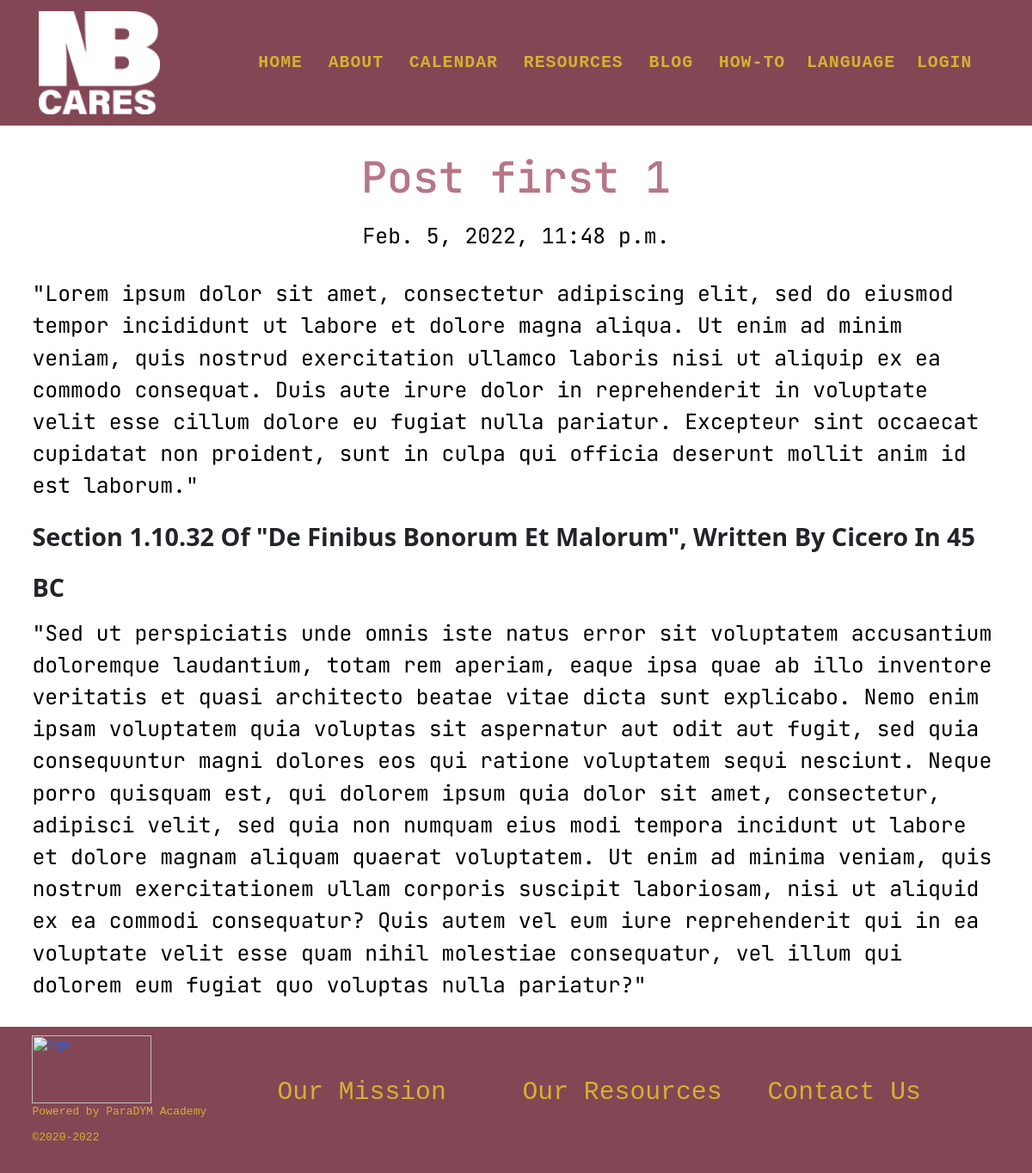
Page /blog/post-1/view/ on the earlier database version.
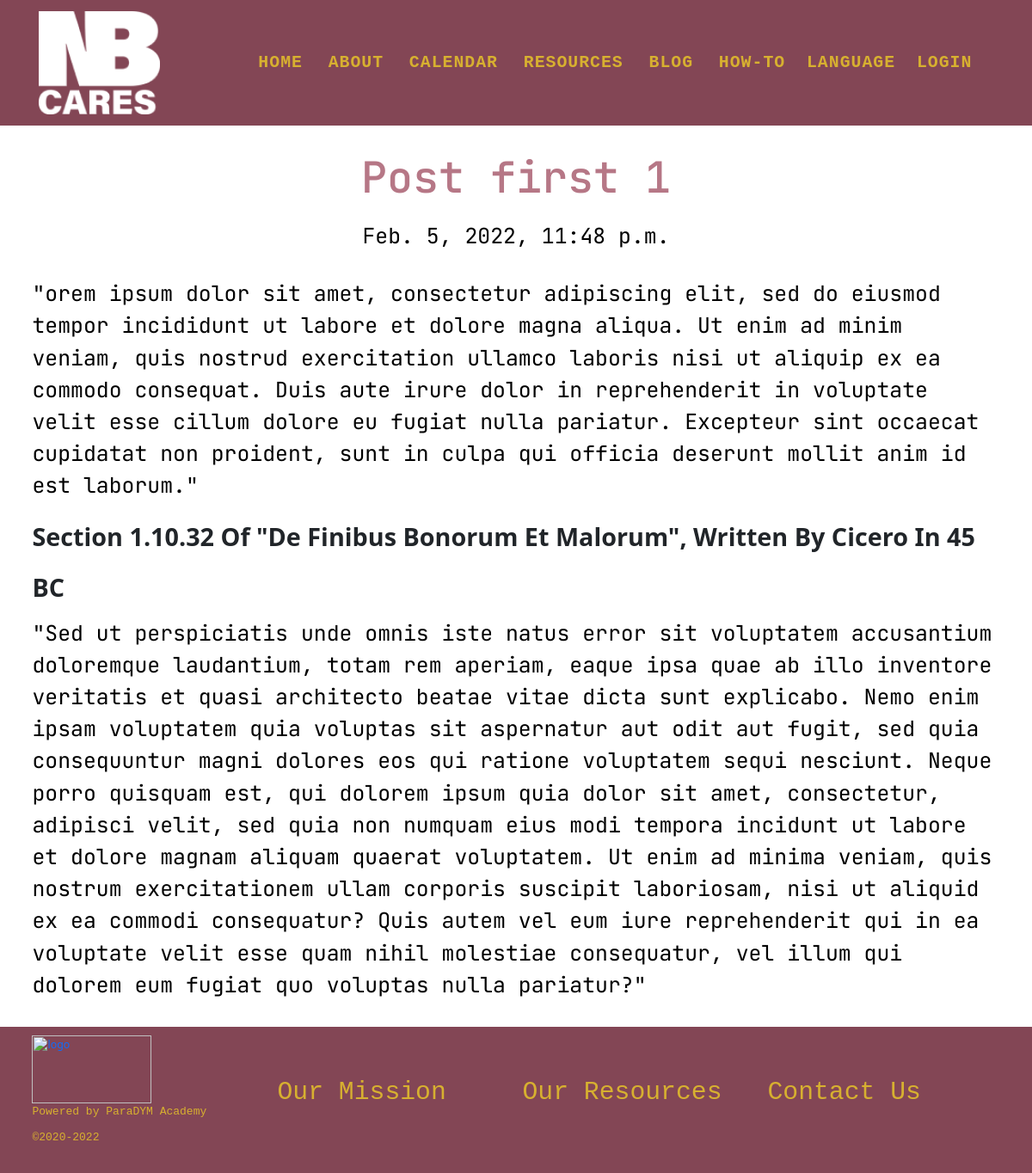
Same page on the later database version.
### ProjectSite/models.py (models this page shows, shortened)
class Blog(models.Model):
    post_title = models.CharField(max_length=200)
    created_at = models.DateTimeField(auto_now_add=True, blank=True)
    slug = models.SlugField(
        default='',
        editable=False,
    )
    post_content = RichTextUploadingField(null=True, default=True)
    main_image = models.ImageField(upload_to="images/", null=True, blank=True)

### ProjectSite/views.py (the view)
# urls.py: path('blog/<str:title>/view/', view_post.as_view(), name="view_post"),
class view_post(DetailView):
    model = Blog
    template_name = 'ProjectSite/post.html'
    slug_url_kwarg = 'title'
    slug_field = 'slug'

### ProjectSite/templatetags/user_tags.py (called while the page is built)
@register.filter(name='has_group')
def has_group(user, group_name):
    return user.groups.filter(name=group_name).exists()

### templates/ProjectSite/post.html (shortened to what this page needs)
{% extends 'ProjectSite/base.html' %}
{% load embed_video_tags %}
{% load static %}
{% block body %}
<div class="container" style="margin-top: 30px; margin-bottom: 30px;">
    <h1 class="blog-title mt-2 text-center">{{blog.post_title }}</h1>
    <p class="text-center" style="margin-bottom: 10px;" class="text-muted">{{ blog.created_at}}</p>
    <p style="color: black; margin-top: 30px; margin-bottom: 30px;">{{ blog.post_content|safe }}</p>
</div>
{% endblock %}

Differences in the rows shown:
changed Blog "Post first 1": post_content "\"Lorem ipsum dolor sit amet,…" → "\"orem ipsum dolor sit amet,…"
